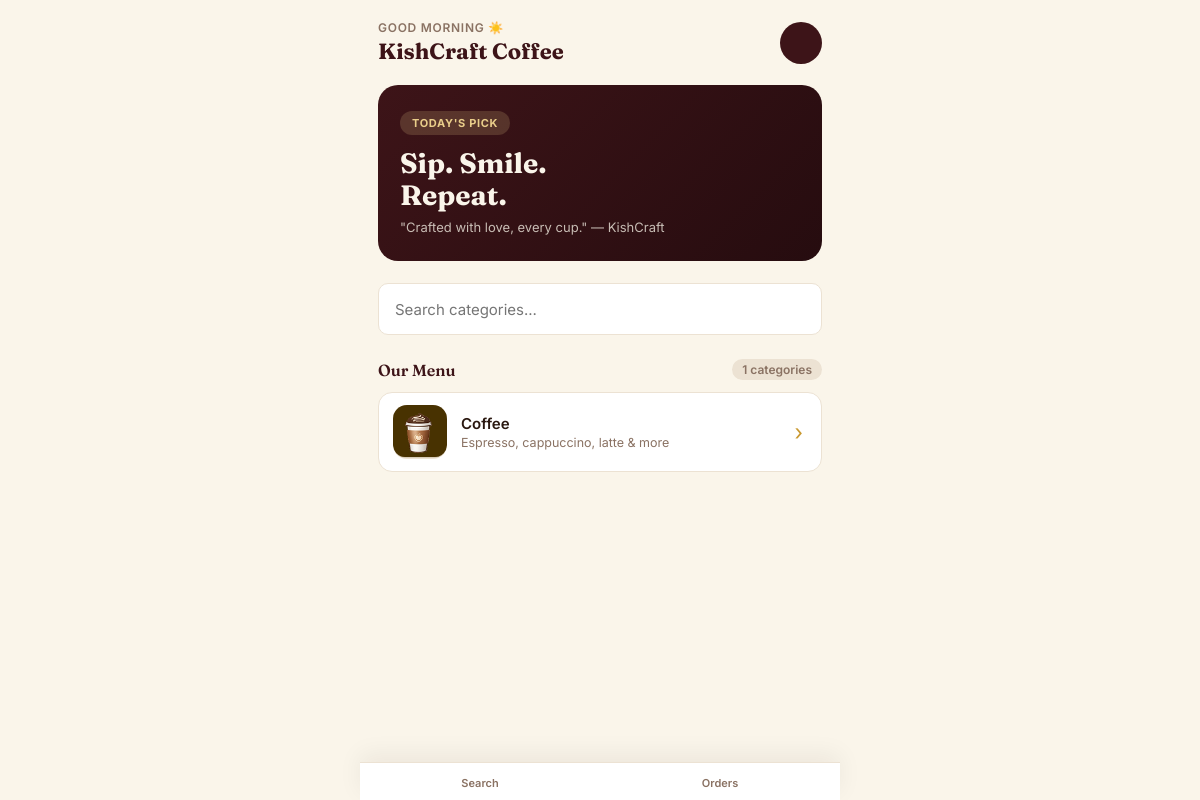
The app's page /menu/ with its own data.
### core/models.py (models this page shows, shortened)
class Category(models.Model):
    name = models.CharField(max_length=100)
    description = models.TextField(blank=True, null=True)
    image = models.ImageField(upload_to='category_images/', blank=True, null=True)

### core/views.py (the view)
# urls.py: path('menu/', menu_home, name='menu'),
def menu_home(request):
    categories = Category.objects.all()
    return render(request, "categories.html", {"categories": categories})

### template/categories.html (shortened to what this page needs)
{% extends 'base.html' %}
{% load static %}
{% block content %}
<div class="kc-topbar">
    <div>
        <div class="eyebrow">Good morning ☀️</div>
        <h1>KishCraft Coffee</h1>
    </div>
    <form action="{% url 'cart' %}">
        <button type="submit" class="kc-icon-btn" title="Cart"></button>
    </form>
</div>
<div class="kc-hero">
    <div class="tag">Today's pick</div>
    <h2>Sip. Smile.<br>Repeat.</h2>
    <p>"Crafted with love, every cup." — KishCraft</p>
</div>
<input type="text" id="menuSearch" class="kc-input" placeholder="Search categories..." style="margin-bottom: 20px;">
<div class="kc-section-label">
    Our Menu
    <span class="count">{{ categories|length }} categories</span>
</div>
<div class="cat-menu-list" id="menuList">
    {% for category in categories %}
    <form method="POST" action="{% url 'category_detail' %}" class="cat-menu-form">
        <button type="submit" class="cat-menu-card" style="border:1px solid var(--border); width:100%; text-align:left; font: inherit;">
            <div class="cat-menu-icon">
                <img src="{{ category.image.url }}" alt="{{ category.name }}">
            </div>
            <div class="cat-menu-info">
                <div class="cat-menu-name">{{ category.name }}</div>
                <div class="cat-menu-desc">{{ category.description }}</div>
            </div>
            <span class="cat-menu-arrow">›</span>
        </button>
    </form>
    {% endfor %}
</div>
{% endblock %}

### static/css/theme.css (style rules this page uses)
:root { --maroon: #3d1418; --maroon-dark: #260c0f; --maroon-soft: #522026; --cream: #faf5ea; --card: #ffffff; --gold: #c9982f; --gold-light: #e9cd8a; --text: #2a1810; --text-muted: #8a7263; --success-bg: #e3f3e6; --success-text: #256b34; --warning-bg: #fdf1dc; --warning-text: #966617; --danger-bg: #fbe4e2; --danger-text: #a3271e; --border: #ece2d3; --radius-lg: 20px; --radius-md: 14px; --radius-sm: 10px; --shadow: 0 10px 30px rgba(38, 12, 15, 0.10); --shadow-lift: 0 16px 40px rgba(38, 12, 15, 0.18); --font-display: 'Fraunces', 'Playfair Display', serif; --font-body: 'Inter', -apple-system, sans-serif; }
* { box-sizing: border-box; }
body.kc { margin: 0; font-family: var(--font-body); background: var(--cream); color: var(--text); -webkit-font-smoothing: antialiased; }
.kc-topbar { display: flex; align-items: center; justify-content: space-between; gap: 12px; margin-bottom: 20px; }
.kc-topbar .eyebrow { font-size: 12px; letter-spacing: .06em; text-transform: uppercase; color: var(--text-muted); font-weight: 600; }
.kc-topbar h1 { font-family: var(--font-display); font-size: 22px; font-weight: 700; color: var(--maroon); margin: 2px 0 0; }
.kc-icon-btn { width: 42px; height: 42px; border-radius: 50%; background: var(--maroon); color: var(--gold-light); border: none; display: flex; align-items: center; justify-content: center; font-size: 18px; cursor: pointer; }
.kc-hero { background: linear-gradient(135deg, var(--maroon) 0%, var(--maroon-dark) 100%); color: var(--cream); border-radius: var(--radius-lg); padding: 26px 22px; margin-bottom: 22px; position: relative; overflow: hidden; }
.kc-hero .tag { display: inline-block; background: rgba(233, 205, 138, 0.18); color: var(--gold-light); font-size: 11px; font-weight: 700; letter-spacing: .06em; text-transform: uppercase; padding: 5px 12px; border-radius: 999px; margin-bottom: 12px; }
.kc-hero h2 { font-family: var(--font-display); font-size: 28px; line-height: 1.15; margin: 0 0 8px; }
.kc-hero p { font-size: 13px; color: rgba(250, 245, 234, 0.75); margin: 0; }
.kc-input { width: 100%; height: 52px; padding: 0 16px; border-radius: var(--radius-sm); border: 1.5px solid var(--border); background: var(--card); font-family: var(--font-body); font-size: 15px; color: var(--text); outline: none; }
.kc-section-label { display: flex; align-items: center; justify-content: space-between; font-family: var(--font-display); font-size: 16px; font-weight: 600; color: var(--maroon); margin: 4px 0 12px; }
.kc-section-label .count { font-family: var(--font-body); font-size: 12px; font-weight: 600; color: var(--text-muted); background: var(--border); padding: 3px 10px; border-radius: 999px; }

### template/categories.html (style rules this page uses)
.cat-menu-list { display: flex; flex-direction: column; gap: 10px; }
.cat-menu-form { text-decoration: none; }
.cat-menu-card { display: flex; align-items: center; gap: 14px; background: var(--card); border: 1px solid var(--border); border-radius: var(--radius-md); padding: 12px 14px; cursor: pointer; transition: box-shadow .15s ease; }
.cat-menu-icon { width: 54px; height: 54px; border-radius: 14px; overflow: hidden; background: var(--border); flex-shrink: 0; }
.cat-menu-icon img { width: 100%; height: 100%; object-fit: cover; }
.cat-menu-info { flex: 1; min-width: 0; }
.cat-menu-name { font-weight: 600; font-size: 15px; color: var(--text); }
.cat-menu-desc { font-size: 12.5px; color: var(--text-muted); margin-top: 2px; white-space: nowrap; overflow: hidden; text-overflow: ellipsis; }
.cat-menu-arrow { background: none; border: none; font-size: 22px; color: var(--gold); cursor: pointer; padding: 0 4px; }

### records on screen
Category: image (picture), name "Coffee", description "Espresso, cappuccino, latte & more"

### other values on screen
{{ categories|length }} "1"
